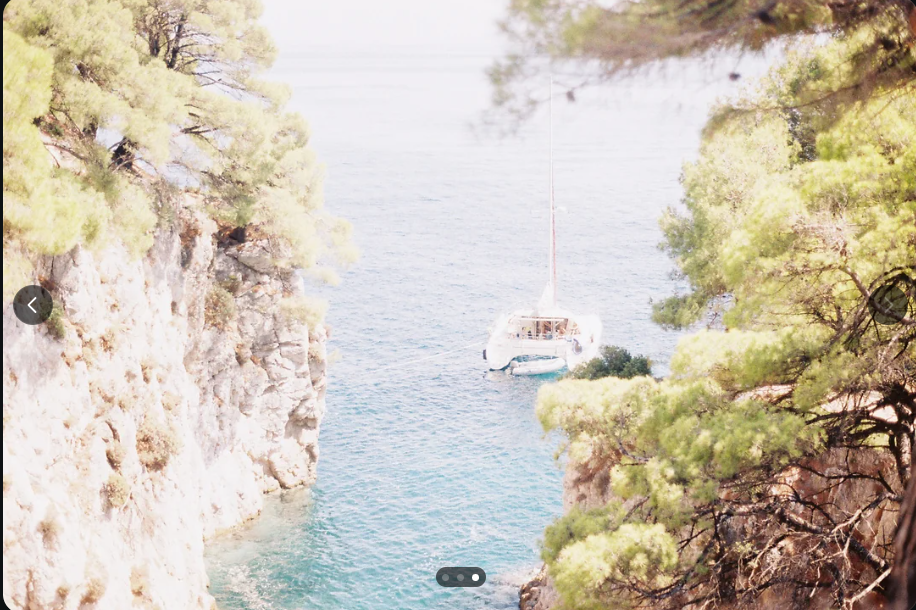
#> input picture brightoverexposed taskk3.png, 916 x 610 px, found by its file name
$ jupyter execute finaaallll3.ipynb
#> lines starting #> are read from the running program, lines starting #| are printed output that depends on the picture; long printed decimals are rounded
[cell 1]
import cv2
import numpy as np
import matplotlib.pyplot as plt


class IntelligentEnhancer:
    def __init__(self):
        pass

    # -------------------------------
    # 1. Analyze image characteristics
    # -------------------------------
    def analyze_image(self, image):
        gray = cv2.cvtColor(image, cv2.COLOR_BGR2GRAY)

        brightness = np.mean(gray)
        contrast = np.std(gray)

        # Histogram for deeper analysis
        hist = cv2.calcHist([gray], [0], None, [256], [0, 256])
        hist = hist / hist.sum()

        return {
            "brightness": brightness,
            "contrast": contrast,
            "histogram": hist
        }

    # -------------------------------
    # 2. Classify image condition
    # -------------------------------
    def classify_image(self, stats):
        brightness = stats["brightness"]
        contrast = stats["contrast"]

        if brightness < 80:
            return "dark"
        elif brightness > 180:
            return "bright"
        elif contrast < 50:
            return "low_contrast"
        else:
            return "normal"

    # -------------------------------
    # 3A. Gamma correction helper
    # -------------------------------
    def gamma_correction(self, image, gamma):
        invGamma = 1.0 / gamma
        table = np.array([
            ((i / 255.0) ** invGamma) * 255 for i in range(256)
        ]).astype("uint8")

        return cv2.LUT(image, table)

    # -------------------------------
    # 3B. CLAHE helper
    # -------------------------------
    def apply_clahe(self, image, clip=2.0):
        lab = cv2.cvtColor(image, cv2.COLOR_BGR2LAB)
        l, a, b = cv2.split(lab)

        clahe = cv2.createCLAHE(clipLimit=clip, tileGridSize=(8, 8))
        l = clahe.apply(l)

        merged = cv2.merge((l, a, b))
        return cv2.cvtColor(merged, cv2.COLOR_LAB2BGR)

    # -------------------------------
    # 3C. Sharpen helper
    # -------------------------------
    def sharpen(self, image):
        kernel = np.array([[0, -1, 0],
                           [-1, 5, -1],
                           [0, -1, 0]])
        return cv2.filter2D(image, -1, kernel)

    # -------------------------------
    # 3D. Denoise helper
    # -------------------------------
    def denoise(self, image):
        return cv2.fastNlMeansDenoisingColored(image, None, 10, 10, 7, 21)

    # -------------------------------
    # 4A. Enhance dark image
    # -------------------------------
    def enhance_dark(self, image):
        image = self.gamma_correction(image, gamma=1.5)
        image = self.apply_clahe(image, clip=2.0)
        image = self.denoise(image)
        image = self.sharpen(image)
        return image

    # -------------------------------
    # 4B. Enhance bright image
    # -------------------------------
    def enhance_bright(self, image):
        image = self.gamma_correction(image, gamma=0.7)
        image = cv2.convertScaleAbs(image, alpha=1.2, beta=-20)
        image = self.apply_clahe(image, clip=1.5)
        image = self.sharpen(image)
        return image

    # -------------------------------
    # 4C. Enhance low contrast image
    # -------------------------------
    def enhance_low_contrast(self, image):
        image = self.apply_clahe(image, clip=3.0)
        image = self.gamma_correction(image, gamma=1.2)
        image = self.sharpen(image)
        return image

    # -------------------------------
    # 5. Main pipeline
    # -------------------------------
    def enhance(self, image):
        stats = self.analyze_image(image)
        category = self.classify_image(stats)

        if category == "dark":
            enhanced = self.enhance_dark(image)

        elif category == "bright":
            enhanced = self.enhance_bright(image)

        elif category == "low_contrast":
            enhanced = self.enhance_low_contrast(image)

        else:
            enhanced = image.copy()

        return enhanced, category, stats


# -------------------------------
# Utility functions
# -------------------------------
def show_results(original, enhanced, category):
    original_rgb = cv2.cvtColor(original, cv2.COLOR_BGR2RGB)
    enhanced_rgb = cv2.cvtColor(enhanced, cv2.COLOR_BGR2RGB)

    plt.figure(figsize=(12, 6))

    plt.subplot(1, 2, 1)
    plt.imshow(original_rgb)
    plt.title("Original")
    plt.axis("off")

    plt.subplot(1, 2, 2)
    plt.imshow(enhanced_rgb)
    plt.title(f"Enhanced ({category})")
    plt.axis("off")

    plt.show()


# -------------------------------
# MAIN EXECUTION
# -------------------------------
if __name__ == "__main__":

    image_path = "/content/brightoverexposed taskk3.png"   # <-- put your image here
    image = cv2.imread(image_path)
#> image is the input picture: shape (610, 916, 3); mean B, G, R 180.4, 195.2, 204.6

    if image is None:
        print("Error: Could not load image.")
        exit()

    enhancer = IntelligentEnhancer()

    enhanced, category, stats = enhancer.enhance(image)
#> in analyze_image, `gray = cv2.cvtColor(image, cv2.COLOR_BGR2GRAY)`:
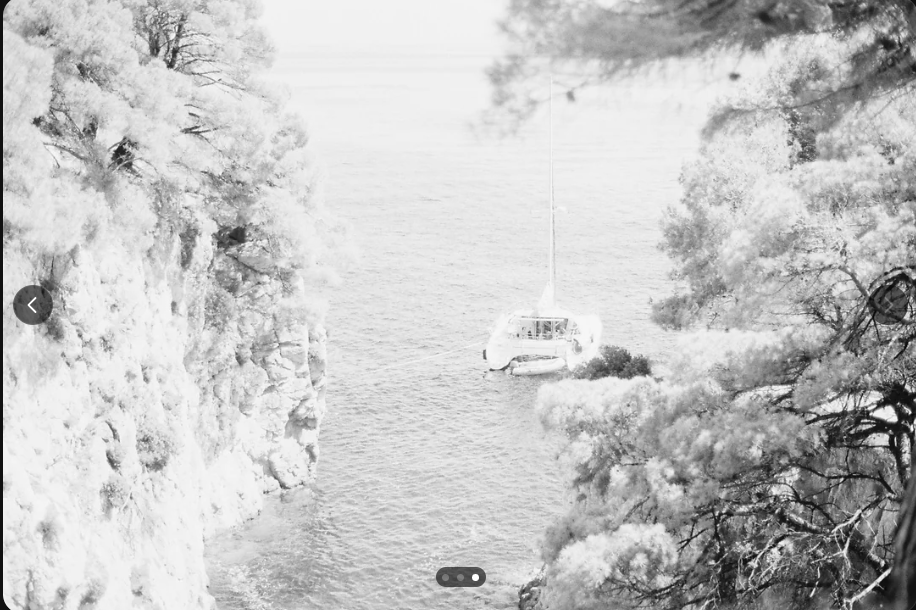
#> gray: shape (610, 916); min 5, max 255, mean 196.3
#> in analyze_image, `brightness = np.mean(gray)`: brightness = 196.3
#> in analyze_image, `contrast = np.std(gray)`: contrast = 49.96
#> in analyze_image, `hist = cv2.calcHist([gray], [0], None, [256], [0, 256])`: hist = 256 values, max 16335 at index 239, min 0 at index 0, mean 2182.7
#> in analyze_image, `hist = hist / hist.sum()`: hist = 256 values, max 0.0292 at index 239, min 0 at index 0, mean 0.00391
#> in enhance, `stats = self.analyze_image(image)`: stats = 3 items
#> in classify_image, `brightness = stats["brightness"]`: brightness = 196.3
#> in classify_image, `contrast = stats["contrast"]`: contrast = 49.96
#> in enhance, `category = self.classify_image(stats)`: category = 'bright'
#> in gamma_correction, `return cv2.LUT(image, table)`:
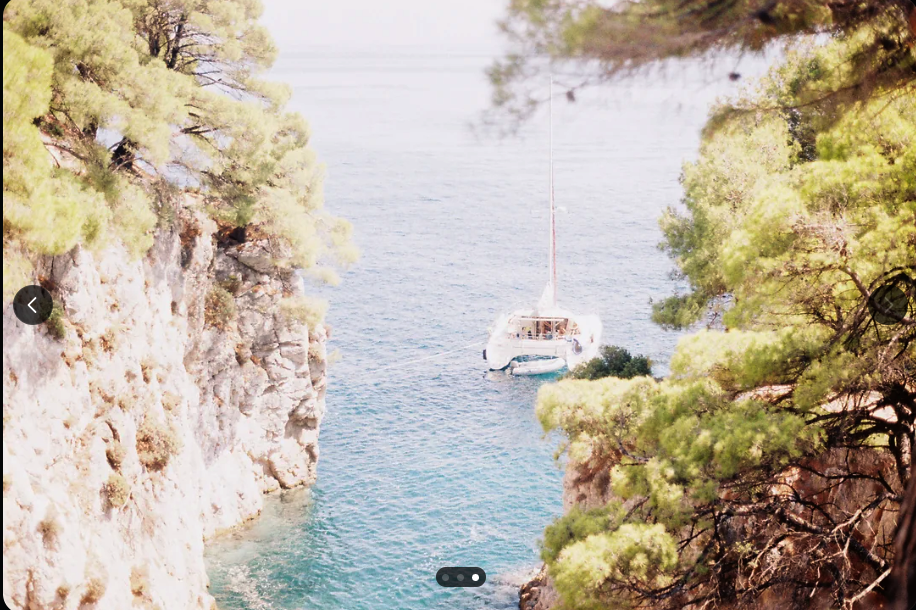
#> returned value: shape (610, 916, 3); mean of channels 0, 1, 2 161.2, 177.7, 188.8; drawn as B, G, R
#> in enhance_bright, `image = cv2.convertScaleAbs(image, alpha=1.2, beta=-20)`:
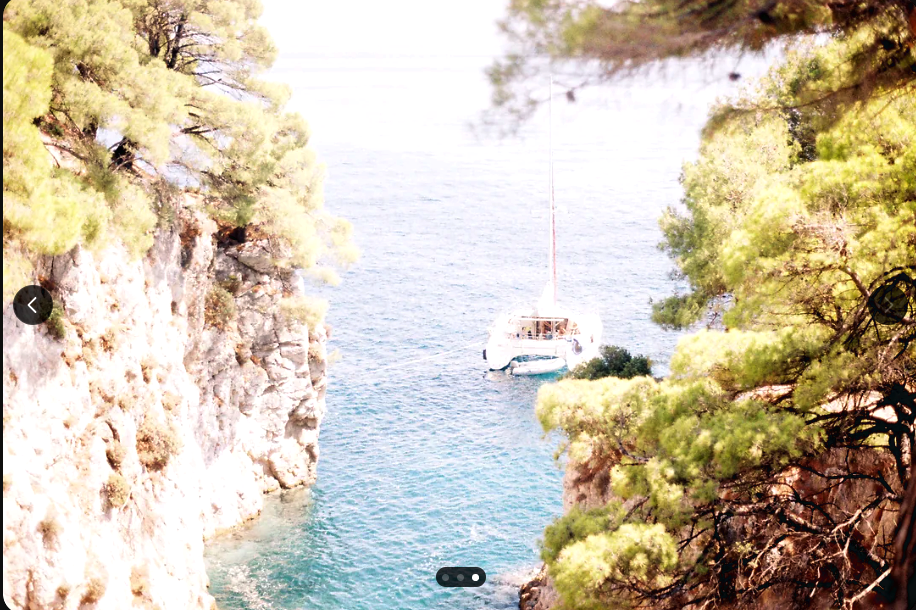
#> image: shape (610, 916, 3); mean of channels 0, 1, 2 172.6, 193.2, 204.9; drawn as B, G, R
#> in apply_clahe, `lab = cv2.cvtColor(image, cv2.COLOR_BGR2LAB)`: lab: shape (610, 916, 3); mean of channels 0, 1, 2 198.6, 130, 140.4
#> in apply_clahe, `l, a, b = cv2.split(lab)`:
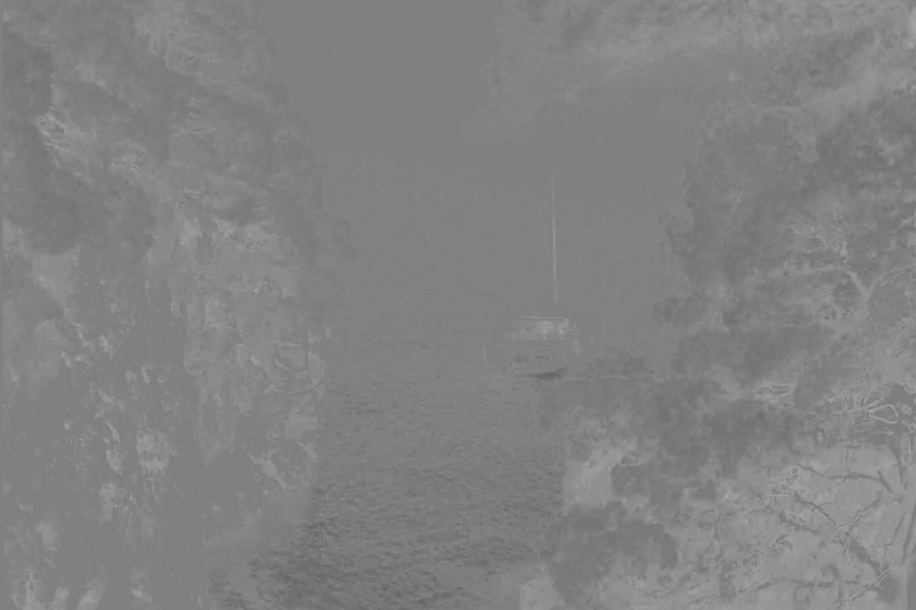
#> a: shape (610, 916); min 99, max 167, mean 130
#> in apply_clahe, `l, a, b = cv2.split(lab)`:
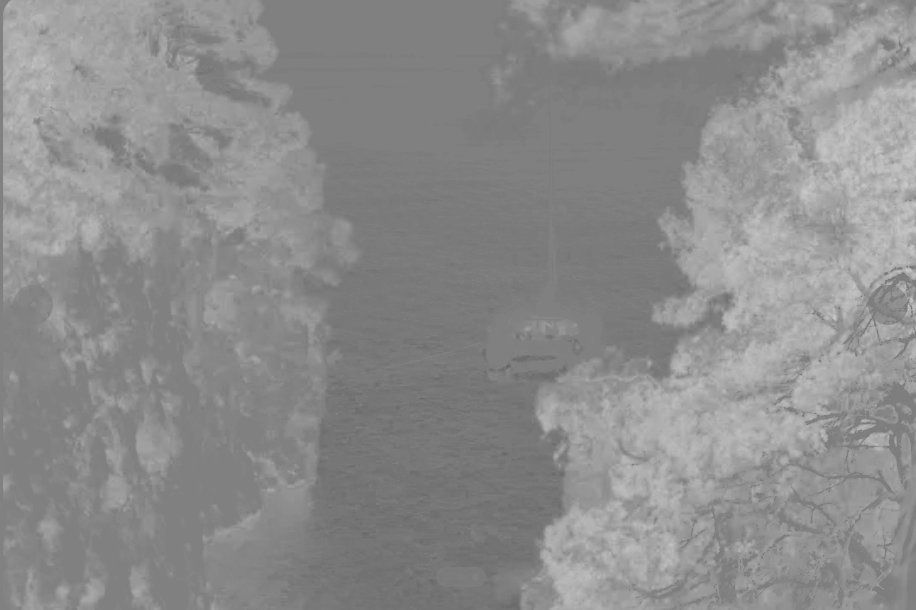
#> b: shape (610, 916); min 97, max 204, mean 140.4
#> in apply_clahe, `l = clahe.apply(l)`:
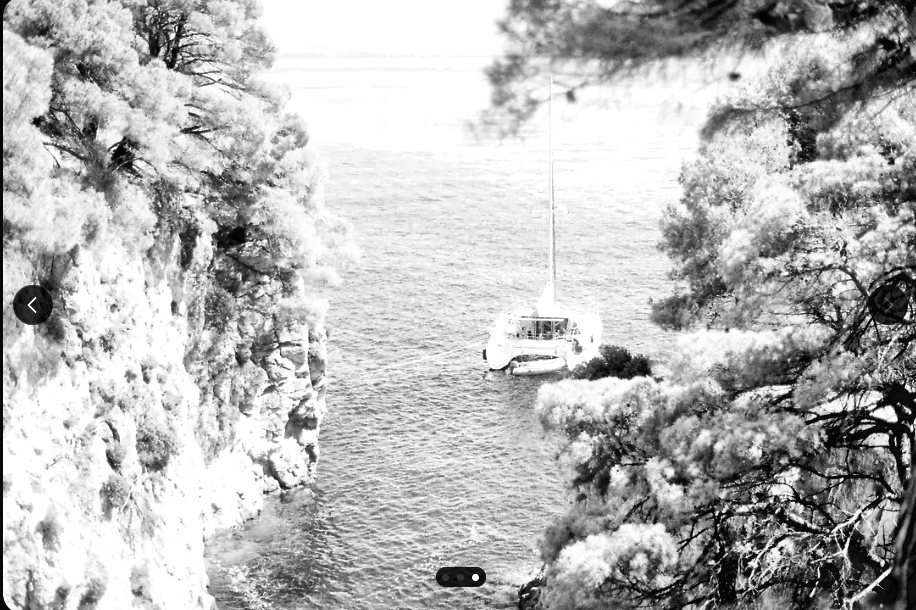
#> l: shape (610, 916); min 0, max 255, mean 183
#> in apply_clahe, `merged = cv2.merge((l, a, b))`: merged: shape (610, 916, 3); mean of channels 0, 1, 2 183, 130, 140.4
#> in apply_clahe, `return cv2.cvtColor(merged, cv2.COLOR_LAB2BGR)`:
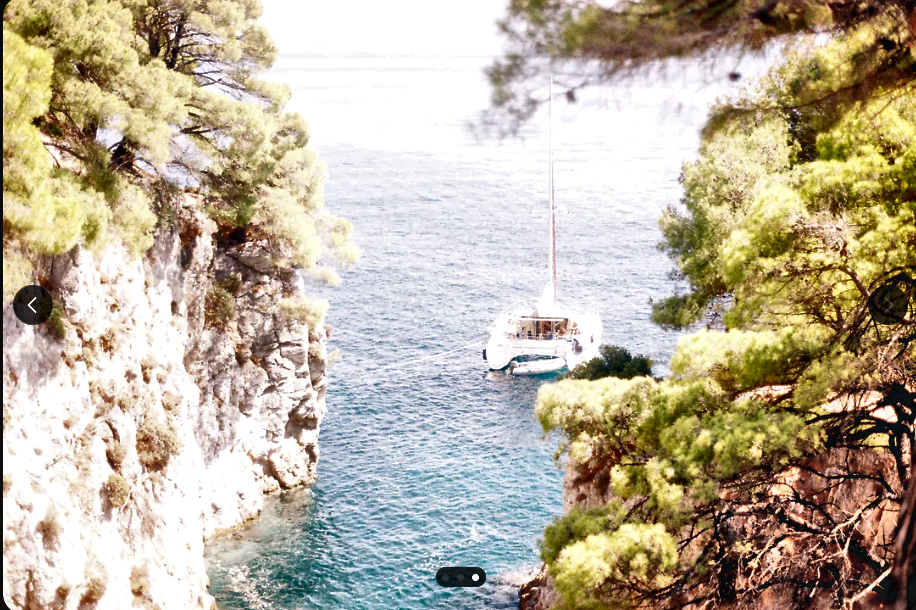
#> returned value: shape (610, 916, 3); mean B, G, R 156.8, 177.1, 188.1
#> in sharpen, `return cv2.filter2D(image, -1, kernel)`:
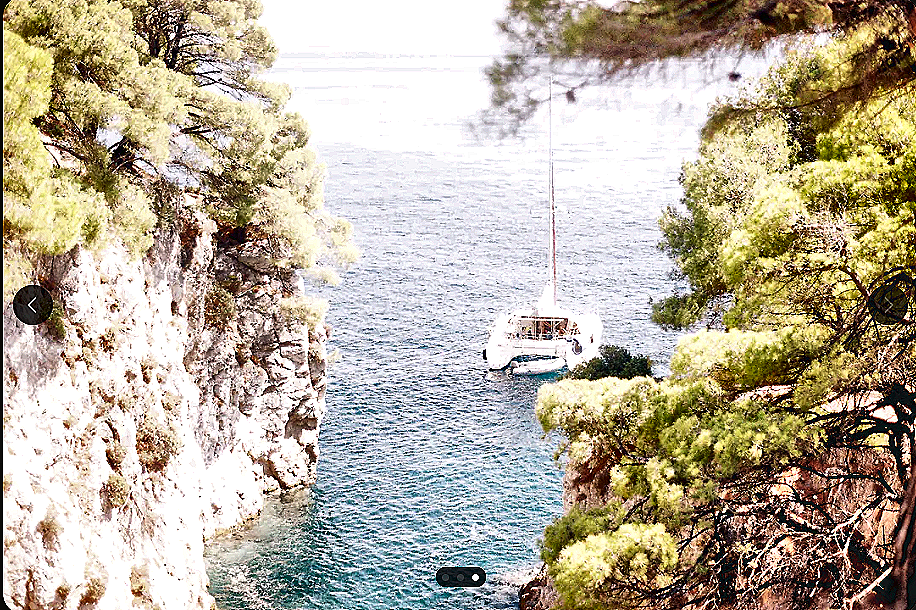
#> returned value: shape (610, 916, 3); mean of channels 0, 1, 2 156.5, 174.4, 183.8; drawn as B, G, R
#> category = 'bright'; stats = 3 items

    print("Detected Type:", category)
#| Detected Type: bright
    print("Brightness:", stats["brightness"])
#| Brightness: 196.323
    print("Contrast:", stats["contrast"])
#| Contrast: 49.962

    show_results(image, enhanced, category)

    cv2.imwrite("enhanced_output.jpg", enhanced)
    print("Saved as enhanced_output.jpg")

$ run again, with ArticlePic-Test.png copied over brightoverexposed taskk3.png
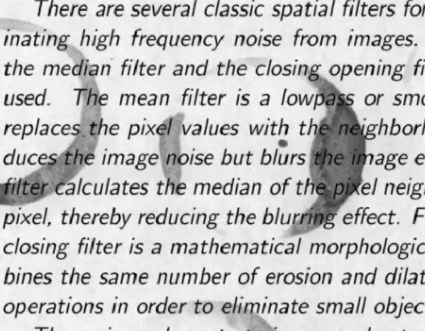
#> input picture ArticlePic-Test.png, 425 x 331 px, found by its file name
#> image is the input picture: shape (331, 425, 3); mean B, G, R 197.9, 197.9, 197.9
#> in analyze_image, `brightness = np.mean(gray)`: brightness = 197.9
#> in analyze_image, `contrast = np.std(gray)`: contrast = 58.49
#> in analyze_image, `hist = cv2.calcHist([gray], [0], None, [256], [0, 256])`: hist = 256 values, max 8340 at index 235, min 0 at index 0, mean 549.5
#> in analyze_image, `hist = hist / hist.sum()`: hist = 256 values, max 0.0593 at index 235, min 0 at index 0, mean 0.00391
#> in enhance, `stats = self.analyze_image(image)`: stats = 3 items
#> in classify_image, `brightness = stats["brightness"]`: brightness = 197.9
#> in classify_image, `contrast = stats["contrast"]`: contrast = 58.49
#> in enhance, `category = self.classify_image(stats)`: category = 'bright'
#> lab: shape (331, 425, 3); mean of channels 0, 1, 2 200.1, 128, 128
#> in apply_clahe, `l, a, b = cv2.split(lab)`:
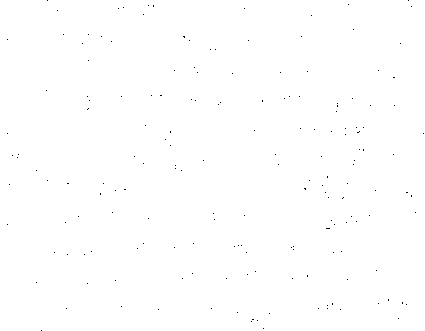
#> b: shape (331, 425); values 127 (black) and 128 (white), 99.9% white; black in thin lines or dots
#> merged: shape (331, 425, 3); mean of channels 0, 1, 2 197.1, 128, 128
#> in sharpen, `return cv2.filter2D(image, -1, kernel)`:
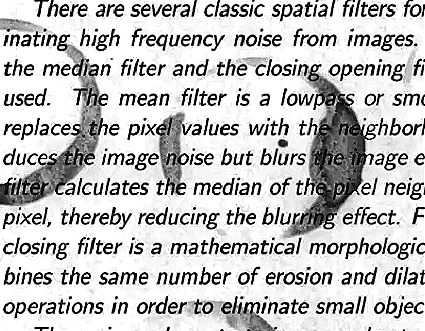
#> returned value: shape (331, 425, 3); mean of channels 0, 1, 2 195.3, 195.3, 195.3; drawn as B, G, R
#> `enhanced, category, stats = enhancer.enhance(image)`: stats = 3 items
#| Detected Type: bright
#| Brightness: 197.938
#| Contrast: 58.488
